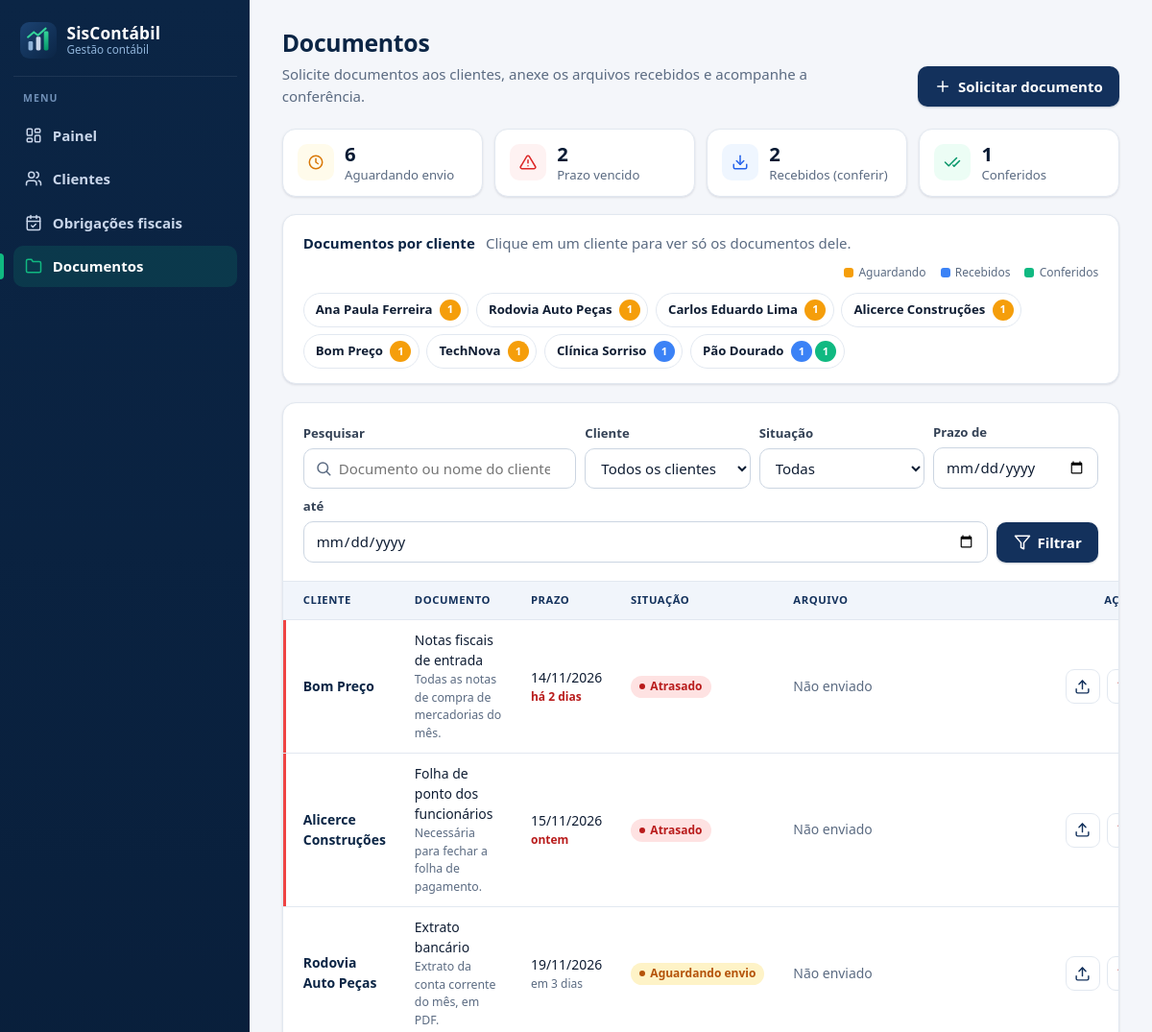
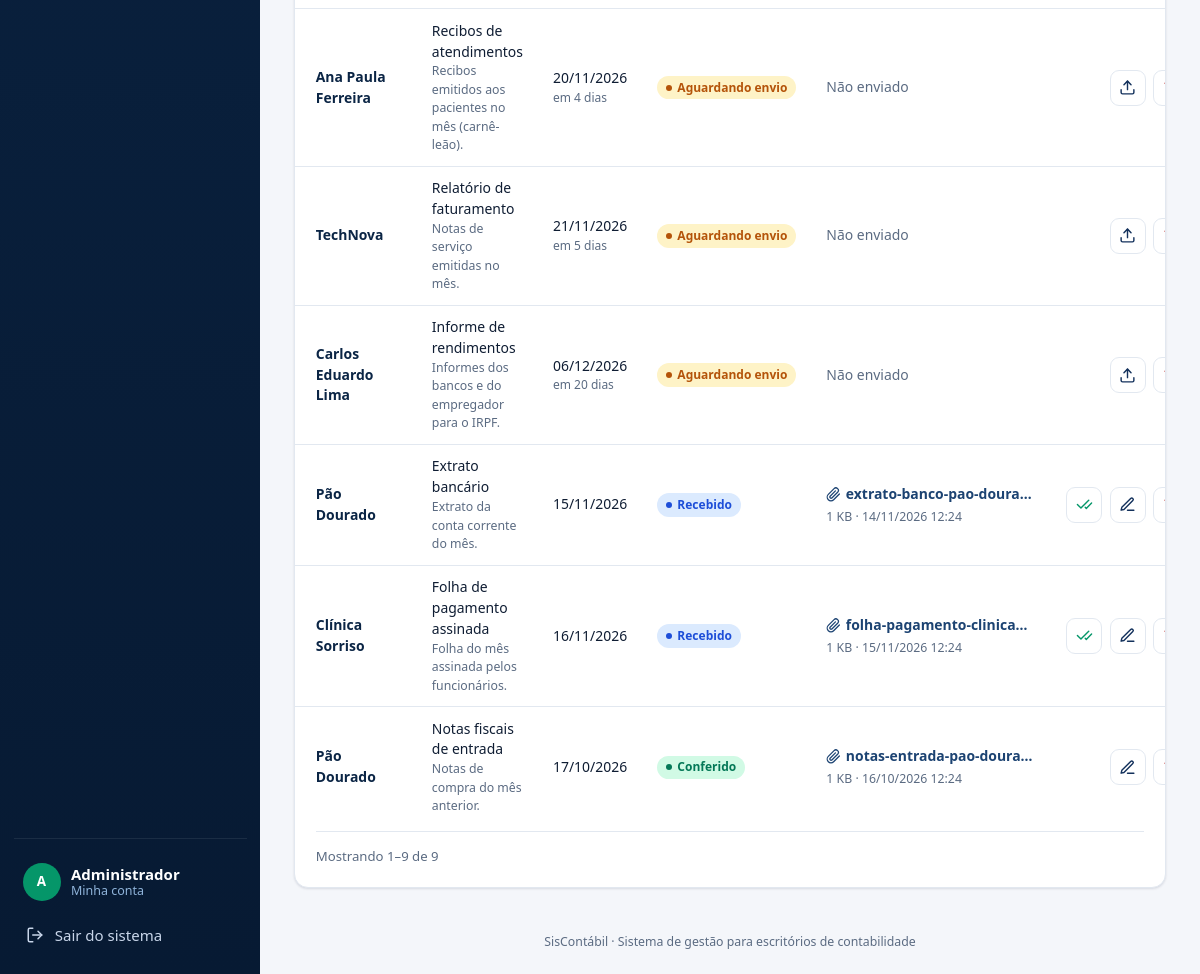
Page /index.php?r=documentos (signed in) on the committed database (2 pictures, top to bottom).
### tables this page shows
CREATE TABLE clientes (
    id             INT UNSIGNED NOT NULL AUTO_INCREMENT,
    nome           VARCHAR(150) NOT NULL COMMENT 'Nome (pessoa física) ou razão social (empresa)',
    nome_fantasia  VARCHAR(150) NULL,
    documento      VARCHAR(14)  NOT NULL COMMENT 'CPF (11) ou CNPJ (14), só números',
    email          VARCHAR(150) NULL,
    telefone       VARCHAR(11)  NULL COMMENT 'DDD + número, só números',
    endereco       VARCHAR(200) NULL,
    cidade         VARCHAR(100) NULL,
    observacoes    TEXT         NULL,
    criado_em      DATETIME     NOT NULL DEFAULT CURRENT_TIMESTAMP,
    atualizado_em  DATETIME     NOT NULL DEFAULT CURRENT_TIMESTAMP ON UPDATE CURRENT_TIMESTAMP,
    PRIMARY KEY (id),
    UNIQUE KEY uq_clientes_documento (documento),
    KEY ix_clientes_nome (nome)
);

CREATE TABLE documentos (
    id               INT UNSIGNED NOT NULL AUTO_INCREMENT,
    cliente_id       INT UNSIGNED NOT NULL,
    titulo           VARCHAR(150) NOT NULL COMMENT 'Documento solicitado',
    descricao        TEXT         NULL,
    data_limite      DATE         NOT NULL COMMENT 'Prazo para o cliente enviar',
    situacao         ENUM('aguardando','recebido','conferido') NOT NULL DEFAULT 'aguardando',
    arquivo_nome     VARCHAR(200) NULL COMMENT 'Nome original do arquivo enviado',
    arquivo_salvo    VARCHAR(60)  NULL COMMENT 'Nome aleatório em storage/uploads',
    arquivo_tipo     VARCHAR(100) NULL,
    arquivo_tamanho  INT UNSIGNED NULL,
    enviado_em       DATETIME     NULL,
    criado_em        DATETIME     NOT NULL DEFAULT CURRENT_TIMESTAMP,
    atualizado_em    DATETIME     NOT NULL DEFAULT CURRENT_TIMESTAMP ON UPDATE CURRENT_TIMESTAMP,
    PRIMARY KEY (id),
    KEY ix_documentos_cliente (cliente_id),
    KEY ix_documentos_situacao_prazo (situacao, data_limite),
    CONSTRAINT fk_documentos_cliente FOREIGN KEY (cliente_id)
        REFERENCES clientes (id) ON DELETE CASCADE ON UPDATE CASCADE
);

### app/Views/documentos/index.php (the view, shortened to what the rows shown need)
<?php
$filtrando = $filtros['busca'] !== '' || $filtros['cliente_id'] || $filtros['situacao'] !== '' || $filtros['de'] || $filtros['ate'];
?>
<div class="cabecalho">
    <div>
        <h1>Documentos</h1>
    </div>
        <a class="botao" href="<?= e(url('documentos/form')) ?>"><?= icone('mais') ?> Solicitar documento</a>
</div>
<?php if ($porCliente !== []): ?>
    <section class="cartao por-cliente" aria-labelledby="titulo-por-cliente">
        <div class="por-cliente__topo">
            <h2 id="titulo-por-cliente">Documentos por cliente</h2>
        </div>
        <ul class="por-cliente__lista">
            <?php foreach ($porCliente as $pc): ?>
                <li>
                    <a href="<?= e(url('documentos', ['cliente_id' => $pc['id']])) ?>"<?= (int) $filtros['cliente_id'] === (int) $pc['id'] ? ' aria-current="true"' : '' ?>>
                        <span><?= e(nome_cliente($pc, '')) ?></span>
                        <span class="por-cliente__numeros">
                            <?php if ($pc['aguardando'] > 0): ?><span class="ponto ponto--ambar" title="Aguardando envio"><?= (int) $pc['aguardando'] ?></span><?php endif; ?>
                            <?php if ($pc['recebidos'] > 0): ?><span class="ponto ponto--azul" title="Recebidos"><?= (int) $pc['recebidos'] ?></span><?php endif; ?>
                            <?php if ($pc['conferidos'] > 0): ?><span class="ponto ponto--verde" title="Conferidos"><?= (int) $pc['conferidos'] ?></span><?php endif; ?>
                        </span>
                    </a>
                </li>
            <?php endforeach; ?>
        </ul>
    </section>
<?php endif; ?>
<section class="cartao">
        <?php if ($documentos === []): ?>
            <?php $mensagemVazio = $filtrando ? 'Nenhum documento encontrado com esses filtros.' : 'Nenhum documento solicitado ainda.'; ?>
            <?php require RAIZ . '/app/Views/partials/vazio.php'; ?>
        <?php else: ?>
            <div class="tabela-rolagem">
                <table class="tabela">
                    <thead>
                    <tr>
                        <th>Cliente</th>
                        <th>Documento</th>
                        <th>Prazo</th>
                        <th>Situação</th>
                        <th>Arquivo</th>
                        <th class="acoes-titulo">Ações</th>
                    </tr>
                    </thead>
                    <tbody>
                    <?php foreach ($documentos as $d): ?>
                        <tr<?= $d['atrasado'] ? ' class="linha--alerta"' : '' ?>>
                            <td><a class="link-forte" href="<?= e(url('clientes/ver', ['id' => $d['cliente_id']])) ?>"><?= e(nome_cliente($d)) ?></a></td>
                            <td>
                                <?= e($d['titulo']) ?>
                                <?php if ($d['descricao']): ?><small class="sublinha"><?= e(mb_strimwidth($d['descricao'], 0, 60, '…')) ?></small><?php endif; ?>
                            </td>
                            <td class="nao-quebra">
                                <?= e(data_br($d['data_limite'])) ?>
                                <?php if ($d['situacao'] === 'aguardando'): ?>
                                    <small class="prazo prazo--<?= $d['atrasado'] ? 'atrasado' : 'normal' ?>"><?= e(prazo_relativo($d['data_limite'])) ?></small>
                                <?php endif; ?>
                            </td>
                            <td><?= selo_documento($d['situacao'], (bool) $d['atrasado']) ?></td>
                            <td>
                                <?php if ($d['arquivo_salvo']): ?>
                                    <a class="arquivo nao-quebra" href="<?= e(url('documentos/arquivo', ['id' => $d['id']])) ?>" target="_blank" rel="noopener" title="<?= e($d['arquivo_nome']) ?>">
                                        <?= icone('anexo') ?> <?= e(mb_strimwidth($d['arquivo_nome'], 0, 24, '…')) ?>
                                    </a>
                                    <small class="sublinha"><?= e(tamanho_arquivo((int) $d['arquivo_tamanho'])) ?> · <?= e(data_hora_br($d['enviado_em'])) ?></small>
                                <?php else: ?>
                                    <span class="texto-suave">Não enviado</span>
                                <?php endif; ?>
                            </td>
                            <td class="acoes">
                                <?php if ($d['situacao'] === 'recebido'): ?>
                                    <form method="post" action="<?= e(url('documentos/situacao')) ?>">
                                        <button type="submit" class="botao-icone botao-icone--sucesso" title="Marcar como conferido">
                                            <?= icone('check-duplo') ?><span class="oculto">Marcar <?= e($d['titulo']) ?> de <?= e(nome_cliente($d)) ?> como conferido</span>
                                        </button>
                                    </form>
                                <?php endif; ?>
                                <a class="botao-icone" href="<?= e(url('documentos/form', ['id' => $d['id']])) ?>" title="<?= $d['arquivo_salvo'] ? 'Editar' : 'Anexar arquivo / editar' ?>">
                                    <?= icone($d['arquivo_salvo'] ? 'editar' : 'upload') ?><span class="oculto">Editar <?= e($d['titulo']) ?> de <?= e(nome_cliente($d)) ?></span>
                                </a>
                                <form method="post" action="<?= e(url('documentos/excluir')) ?>"
                                      data-confirmar="Excluir a solicitação &quot;<?= e($d['titulo']) ?>&quot; de <?= e(nome_cliente($d)) ?><?= $d['arquivo_salvo'] ? ' e o arquivo anexado' : '' ?>?">
                                    <button type="submit" class="botao-icone botao-icone--perigo" title="Excluir">
                                        <?= icone('excluir') ?><span class="oculto">Excluir <?= e($d['titulo']) ?> de <?= e(nome_cliente($d)) ?></span>
                                    </button>
                                </form>
                            </td>
                        </tr>
                    <?php endforeach; ?>
                    </tbody>
                </table>
            </div>
        <?php endif; ?>
        <?php
        require RAIZ . '/app/Views/partials/paginacao.php';
        ?>
    </section>

### app/Core/helpers.php (shortened to what the rows shown need)
<?php
function config(string $chave): mixed
{
    static $config = null;
    $config ??= require RAIZ . '/app/Config/config.php';
    $valor = $config;
    foreach (explode('.', $chave) as $parte) {
        $valor = $valor[$parte];
    }
    return $valor;
}
function e(mixed $valor): string
{
    return htmlspecialchars((string) $valor, ENT_QUOTES | ENT_SUBSTITUTE, 'UTF-8');
}
function url(string $rota = 'dashboard', array $parametros = []): string
{
    $parametros = array_filter($parametros, static fn ($v) => $v !== null && $v !== '');
    $consulta = http_build_query($parametros);
    return $_SERVER['SCRIPT_NAME'] . '?r=' . $rota . ($consulta !== '' ? '&' . $consulta : '');
}
function selo(string $texto, string $tom): string
{
    return '<span class="selo selo--' . e($tom) . '">' . e($texto) . '</span>';
}
function data_br(?string $data): string
{
    $dt = DateTime::createFromFormat('!Y-m-d', substr($data, 0, 10));
    return $dt ? $dt->format('d/m/Y') : '—';
}
function data_hora_br(?string $dataHora): string
{
    $dt = DateTime::createFromFormat('Y-m-d H:i:s', $dataHora);
    return $dt ? $dt->format('d/m/Y H:i') : '—';
}
function tamanho_arquivo(int $bytes): string
{
    return max(1, (int) round($bytes / 1024)) . ' KB';
}
function icone(string $nome, string $classe = 'icone'): string
{
    $desenho = $desenhos[$nome] ?? '';
    return '<svg class="' . e($classe) . '" viewBox="0 0 24 24" fill="none" stroke="currentColor" stroke-width="2" '
        . 'stroke-linecap="round" stroke-linejoin="round" aria-hidden="true" focusable="false">' . $desenho . '</svg>';
}
function prazo_relativo(string $data): string
{
    $alvo = DateTime::createFromFormat('!Y-m-d', substr($data, 0, 10));
    $dias = (int) (new DateTime('today'))->diff($alvo)->format('%r%a');
    return match (true) {
        $dias === 0 => 'hoje',
        $dias === 1 => 'amanhã',
        $dias === -1 => 'ontem',
        $dias > 1 => "em {$dias} dias",
        default => 'há ' . abs($dias) . ' dias',
    };
}
function selo_documento(string $situacao, bool $atrasado = false): string
{
    if ($situacao === 'aguardando' && $atrasado) {
        return selo('Atrasado', 'perigo');
    }
    [$rotulo, $tom] = \App\Models\Documento::SITUACOES[$situacao] ?? [$situacao, 'neutro'];
    return selo($rotulo, $tom);
}
function nome_cliente(array $linha, string $prefixo = 'cliente_'): string
{
    $fantasia = $linha[$prefixo . 'fantasia'] ?? $linha['nome_fantasia'] ?? null;
    return $fantasia ?: ($linha[$prefixo . 'nome'] ?? $linha['nome'] ?? '');
}

### app/Views/partials/paginacao.php (shortened to what the rows shown need)
<nav class="paginacao" aria-label="Páginas">
    <span class="paginacao__resumo"><?= e($paginacao->resumo()) ?></span>
</nav>

### rows in the picture
clientes: nome "Ana Paula Ferreira", aguardando "1"
clientes: nome_fantasia "Rodovia Auto Peças", aguardando "1"
clientes: nome "Carlos Eduardo Lima", aguardando "1"
clientes: nome_fantasia "Alicerce Construções", aguardando "1"
clientes: nome_fantasia "Bom Preço", aguardando "1"
clientes: nome_fantasia "TechNova", aguardando "1"
clientes: nome_fantasia "Clínica Sorriso", recebidos "1"
clientes: nome_fantasia "Pão Dourado", recebidos "1", conferidos "1"
documentos: cliente.nome_fantasia "Bom Preço", titulo "Notas fiscais de entrada", descricao "Todas as notas de compra de mercadorias do mês.", data_limite "14/11/2026", data_limite "há 2 dias", texto "Atrasado", shows "Não enviado"
documentos: cliente.nome_fantasia "Alicerce Construções", titulo "Folha de ponto dos funcionários", descricao "Necessária para fechar a folha de pagamento.", data_limite "15/11/2026", data_limite "ontem", texto "Atrasado", shows "Não enviado"
documentos: cliente.nome_fantasia "Rodovia Auto Peças", titulo "Extrato bancário", descricao "Extrato da conta corrente do mês, em PDF.", data_limite "19/11/2026", data_limite "em 3 dias", texto "Aguardando envio", shows "Não enviado"
documentos: cliente.nome "Ana Paula Ferreira", titulo "Recibos de atendimentos", descricao "Recibos emitidos aos pacientes no mês (carnê-leão).", data_limite "20/11/2026", data_limite "em 4 dias", texto "Aguardando envio", shows "Não enviado"
documentos: cliente.nome_fantasia "TechNova", titulo "Relatório de faturamento", descricao "Notas de serviço emitidas no mês.", data_limite "21/11/2026", data_limite "em 5 dias", texto "Aguardando envio", shows "Não enviado"
documentos: cliente.nome "Carlos Eduardo Lima", titulo "Informe de rendimentos", descricao "Informes dos bancos e do empregador para o IRPF.", data_limite "06/12/2026", data_limite "em 20 dias", texto "Aguardando envio", shows "Não enviado"
documentos: cliente.nome_fantasia "Pão Dourado", titulo "Extrato bancário", descricao "Extrato da conta corrente do mês.", data_limite "15/11/2026", texto "Recebido", arquivo_nome "extrato-banco-pao-doura…", arquivo_tamanho "1 KB", enviado_em "14/11/2026 12:24"
documentos: cliente.nome_fantasia "Clínica Sorriso", titulo "Folha de pagamento assinada", descricao "Folha do mês assinada pelos funcionários.", data_limite "16/11/2026", texto "Recebido", arquivo_nome "folha-pagamento-clinica…", arquivo_tamanho "1 KB", enviado_em "15/11/2026 12:24"
documentos: cliente.nome_fantasia "Pão Dourado", titulo "Notas fiscais de entrada", descricao "Notas de compra do mês anterior.", data_limite "17/10/2026", texto "Conferido", arquivo_nome "notas-entrada-pao-doura…", arquivo_tamanho "1 KB", enviado_em "16/10/2026 12:24", $paginacao->resumo() "Mostrando 1–9 de 9"

### other values in the picture
config('app.nome') "SisContábil"
$rotulo "Painel"
$rotulo "Clientes"
$rotulo "Obrigações fiscais"
$rotulo "Documentos"
$iniciais "A"
$usuarioLogado['nome'] "Administrador"
$quantidade "6"
$rotulo "Aguardando envio"
$quantidade "2"
$rotulo "Prazo vencido"
$rotulo "Recebidos (conferir)"
$quantidade "1"
$rotulo "Conferidos"
